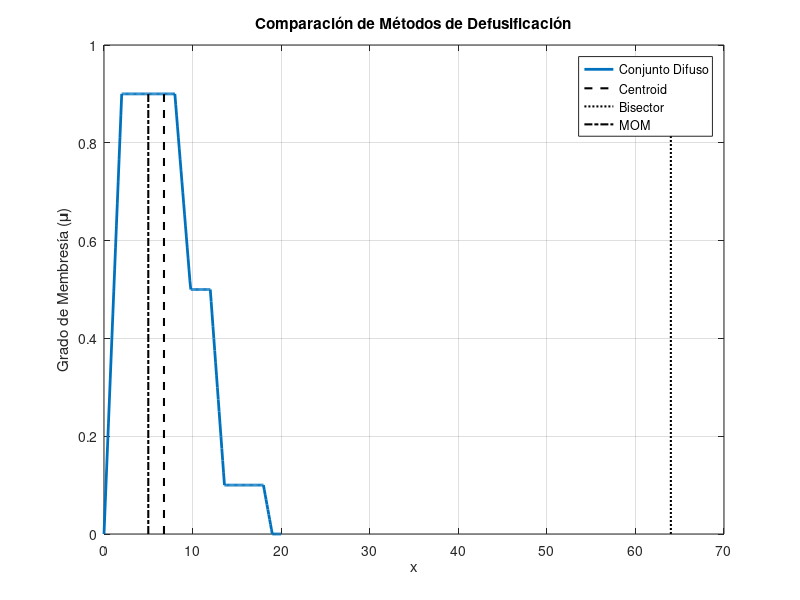

MATLAB code to generate this figure:
# Cargar el toolkit de lógica difusa
pkg load fuzzy-logic-toolkit

% 1. Definir el dominio del discurso (x) y la función de membresía agregada (mf)
x = 0:0.1:20; % Vector de valores en el eje x

% Crear tres funciones de membresía trapezoidales
mf1 = trapmf(x, [0 2 8 12]);
mf2 = trapmf(x, [5 7 12 14]);
mf3 = trapmf(x, [12 13 18 19]);

% Agregar las funciones de membresía (simulando la salida de la inferencia)
mf = max(0.9*mf1, max(0.5*mf2, 0.1*mf3));

% 2. Calcular la salida defusificada usando diferentes métodos
xCentroid = defuzz(x, mf, 'centroid');
xBisector = defuzz(x, mf, 'bisector');
xMOM = defuzz(x, mf, 'mom');
xSOM = defuzz(x, mf, 'som');
xLOM = defuzz(x, mf, 'lom');

% 3. Mostrar los resultados
fprintf('Resultados de la defusificación:\n');
fprintf('Centroide: %.4f\n', xCentroid);
fprintf('Bisector: %.4f\n', xBisector);
fprintf('MOM: %.4f\n', xMOM);
fprintf('SOM: %.4f\n', xSOM);
fprintf('LOM: %.4f\n', xLOM);

% 4. Visualizar el conjunto difuso y los resultados
figure;
plot(x, mf, 'LineWidth', 2);
hold on;

% --- Líneas verticales usando plot (compatible con Octave) ---
plot([xCentroid xCentroid], [0 max(mf)], '--k', 'LineWidth', 1.5);
plot([xBisector xBisector], [0 max(mf)], ':k', 'LineWidth', 1.5);
plot([xMOM xMOM], [0 max(mf)], '-.k', 'LineWidth', 1.5);

legend('Conjunto Difuso', 'Centroid', 'Bisector', 'MOM');
title('Comparación de Métodos de Defusificación');
xlabel('x');
ylabel('Grado de Membresía (\mu)');
grid on;
hold off;

% --- Pausa para mantener la figura abierta ---
input('Presiona Enter para cerrar la figura...');
